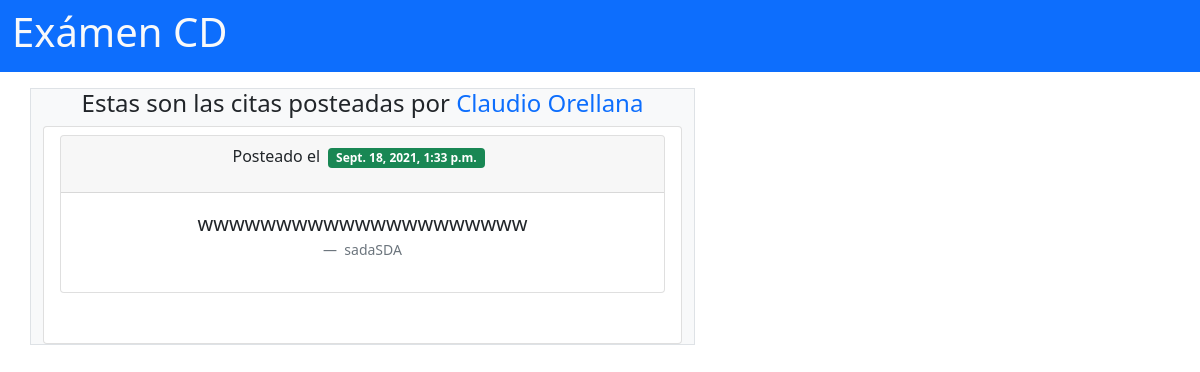
/user/1/, run on an earlier commit of the app's database.
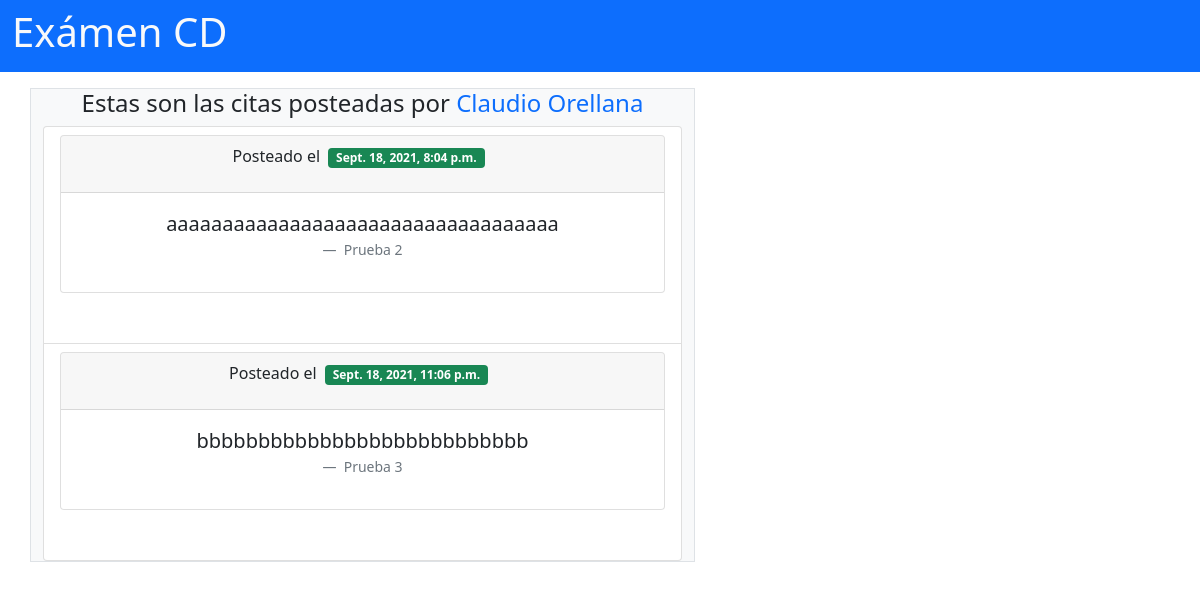
And on a later commit of the database.
### app/models.py (models this page shows, shortened)
class Cita(models.Model):
    cita= models.CharField(max_length=255)
    autor =models.CharField(max_length=255)
    user = models.ForeignKey(User,related_name = "citas", on_delete = models.CASCADE)
    created_at = models.DateTimeField(auto_now_add=True)
    updated_at = models.DateTimeField(auto_now=True)

### app/views.py (the view, shortened to what this page needs)
# urls.py: path('user/<int:num>/', views.cita_usuario)
def cita_usuario(request, num):
    if request.method == 'GET':
        citauser = Cita.objects.filter(user__id = num)
        usuariocita = User.objects.get(id= num)
        context = {
            'cita_list': citauser,
            'usuario': usuariocita
        }
        return render(request, 'citasdeusuario.html', context)

### app/models.py (called while the page is built)
    def __str__(self):
        return f"{self.name}"

### app/templates/citasdeusuario.html (shortened to what this page needs)
{% extends "sin_nav.html" %}
{% block contenido %}
<div class="row justify-content-between">
  <div class="col-12 col-md-7 bg-light mt-3 border border-radius">
    <h4 class="text-center">Estas son las citas posteadas por <span class=" text-primary">{{usuario}}</span></h4>
    <ul class="mt-2 list-group">
      {% for cita in cita_list %}
      <li class="list-group-item">
        <div id="quote" class="col bordered" style="min-height: 200px; overflow: auto">
          <div class="card text-center">
            <div class="card-header">
              <p class="me-2 ">Posteado el <span class=" ms-1 badge bg-success">{{cita.created_at}}</span></p>
            </div>
            <div class="card-body">
              <figure class="text-center">
                <blockquote class="blockquote">
                  <p class="text-break">{{cita.cita}}</p>
                </blockquote>
                <figcaption class="blockquote-footer">
                  {{cita.autor}} <cite title="Source Title"></cite>
                </figcaption>
              </figure>
            </div>
          </div>
        </div>
      </li class="mb-2">
      {% endfor %}
    </ul>
  </div>
</div>
{% endblock %}

What changed in the data, as far as the page shows it:
removed Cita: created_at "Sept. 18, 2021, 1:33 p.m.", cita "wwwwwwwwwwwwwwwwwwwww", autor "sadaSDA"
added Cita: created_at "Sept. 18, 2021, 8:04 p.m.", cita "aaaaaaaaaaaaaaaaaaaaaaaaaaaaaaaaaaa", autor "Prueba 2"
added Cita: created_at "Sept. 18, 2021, 11:06 p.m.", cita "bbbbbbbbbbbbbbbbbbbbbbbbbbb", autor "Prueba 3"
